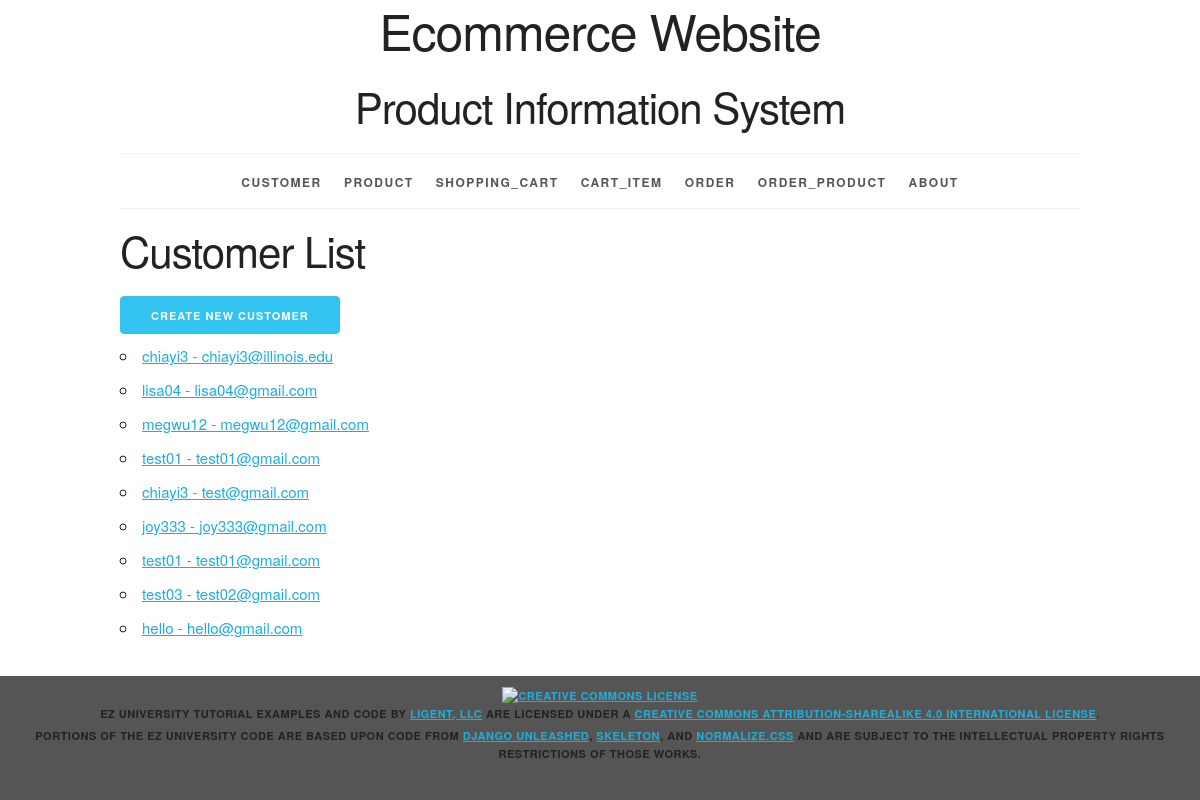
Screenshot of /customer/ with the database file from the repository.
### productinfo/models.py (models this page shows, shortened)
class Customer(models.Model):
	customer_id = models.AutoField(primary_key=True)
	first_name = models.CharField(max_length=45)
	last_name = models.CharField(max_length=45)
	disambiguator = models.CharField(max_length=45, blank=True, default='')
	username = models.CharField(max_length=45)
	password = models.CharField(max_length=45)
	email = models.CharField(max_length=225)
	sm_id = models.ForeignKey(Shipping_Method, related_name='customers', on_delete=models.PROTECT)
	pm_id = models.ForeignKey(Payment_Method, related_name='customers', on_delete=models.PROTECT)
	def __str__(self):
		return f'{self.username} - {self.email}'
	def get_absolute_url(self):
		return reverse('productinfo_customer_detail_urlpattern',
					   kwargs={'pk':self.pk}
					   )
	class Meta:
		ordering = ['customer_id']
		constraints = [
			UniqueConstraint(fields=['username', 'email', 'disambiguator'], name='unique_customer')
		]

### productinfo/views.py (the view)
class CustomerList(ListView):
	model = Customer

### productinfo/templates/productinfo/customer_list.html (shortened to what this page needs)
{% extends 'productinfo/base.html' %}
{% block content %}
    <h2>Customer List</h2>
    <div>
    <a href="{% url 'productinfo_customer_create_urlpattern' %}" class="button button-primary">
        Create New Customer
    </a>
    </div>
    <ul>
        {% for customer in customer_list %}
        <li>
            <a href="{{ customer.get_absolute_url }}">{{ customer }}</a>
        </li>
        {% empty %}
        <li><em>There are currently no customers available.</em></li>
        {% endfor %}
    </ul>
{% endblock %}

### productinfo/static/productinfo/skeleton.css (style rules this page uses)
html { font-size: 62.5%; }
body { font-size: 1.5em; line-height: 1.6; font-weight: 400; font-family: "Raleway", "HelveticaNeue", "Helvetica Neue", Helvetica, Arial, sans-serif; color: #222; }
h1, h2, h3, h4, h5, h6 { margin-top: 0; margin-bottom: 2rem; font-weight: 300; }
h2 { font-size: 3.6rem; line-height: 1.25; letter-spacing: -.1rem; }
@media (min-width: 550px) { h2 { font-size: 4.2rem; } }
a { color: #1EAEDB; }
.button, button, input[type="submit"], input[type="reset"], input[type="button"] { display: inline-block; height: 38px; padding: 0 30px; color: #555; text-align: center; font-size: 11px; font-weight: 600; line-height: 38px; letter-spacing: .1rem; text-transform: uppercase; text-decoration: none; white-space: nowrap; background-color: transparent; border-radius: 4px; border: 1px solid #bbb; cursor: pointer; box-sizing: border-box; }
.button.button-primary, button.button-primary, input[type="submit"].button-primary, input[type="reset"].button-primary, input[type="button"].button-primary { color: #FFF; background-color: #33C3F0; border-color: #33C3F0; }
ul { list-style: circle inside; }
ol, ul { padding-left: 0; margin-top: 0; }
li { margin-bottom: 1rem; }
button, .button { margin-bottom: 1rem; }
pre, blockquote, dl, figure, table, p, ul, ol, form { margin-bottom: 2.5rem; }

### productinfo/static/productinfo/style.css (style rules this page uses)
html { height: 100%; background-color: #555; }
body { background-color: white; }

### rows the page displays
Customer: username+email "chiayi3 - chiayi3@illinois.edu"
Customer: username+email "lisa04 - lisa04@gmail.com"
Customer: username+email "megwu12 - megwu12@gmail.com"
Customer: username+email "test01 - test01@gmail.com"
Customer: username+email "chiayi3 - test@gmail.com"
Customer: username+email "joy333 - joy333@gmail.com"
Customer: username+email "test01 - test01@gmail.com"
Customer: username+email "test03 - test02@gmail.com"
Customer: username+email "hello - hello@gmail.com"
